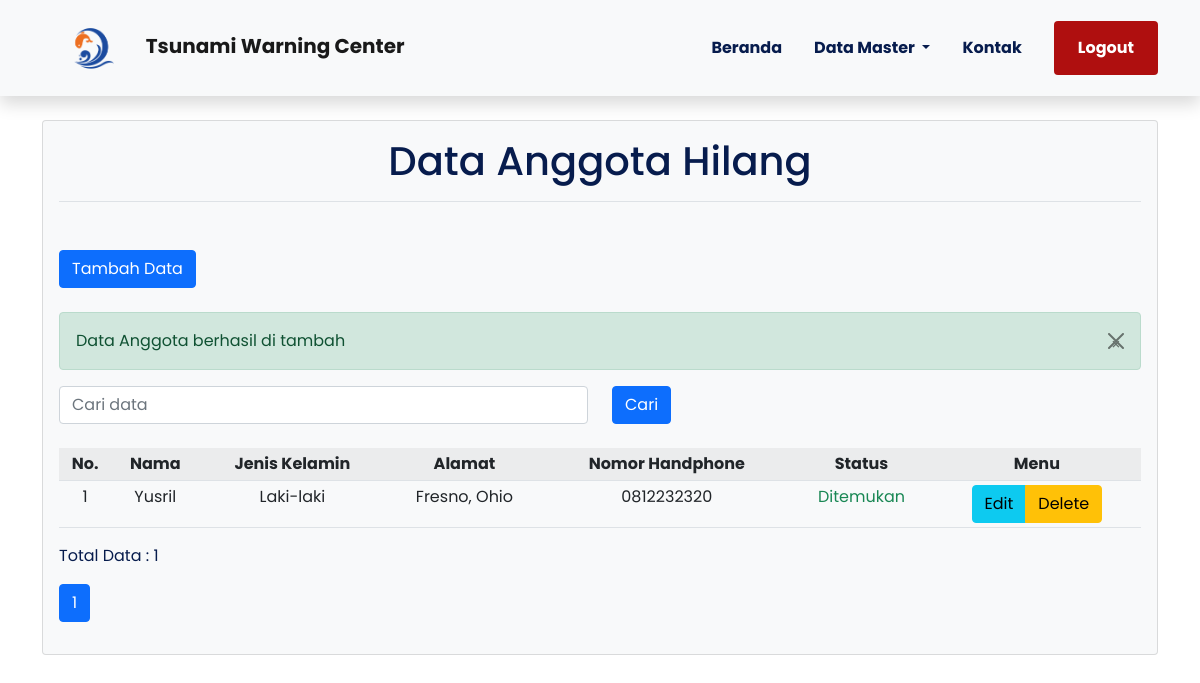
The page /Backend/temukan.php?tambah=sukses on the database its author committed.
### tables this page shows
CREATE TABLE `hilang` (
  `id` int(11) NOT NULL,
  `nama` varchar(255) NOT NULL,
  `jk` enum('L','P') NOT NULL,
  `alamat` varchar(255) NOT NULL,
  `telp` varchar(15) NOT NULL,
  `status` int(11) NOT NULL
);

### Backend/temukan.php (the view, shortened to what this page needs)
<?php
require 'koneksi.php';
?>
<!doctype html>
<html lang="en">
<head>
    <link rel="stylesheet" href="libraries/bootstrap/css/bootstrap.css">
    <link rel="stylesheet" href="style/main.css">
</head>
<body>
    <?php include 'layout/navbar.php' ?>
    <main>
        <div class="container" style="margin-top: 120px;">
            <div class="card bg-light">
                <div class="card-body">
                    <h1 class="text-center">Data Anggota Hilang</h1>
                    <div class="border-bottom mt-3 mb-5"></div>
                    <a href="temukan_tambah.php" class="btn btn-primary mb-4">Tambah Data</a>
                    <?php
                    if (@$_GET['tambah'] == 'sukses') {
                        $color = 'success';
                        $msg = 'Data Anggota berhasil di tambah';
                    } elseif (@$_GET['update'] == 'sukses') {
                        $color = 'info';
                        $msg = 'Data Anggota berhasil di ubah';
                    } elseif (@$_GET['delete'] == 'sukses') {
                        $color = 'danger';
                        $msg = 'Data Anggota berhasil di hapus';
                    } else {
                        $msg = '';
                    }
                    $limit = 4;
                    if (@$_GET['hal'] == '') {
                        $offset = 0;
                        $hal = 1;
                    } else {
                        $offset = ($_GET['hal'] - 1) * $limit;
                        $hal = $_GET['hal'];
                        $no = $offset + 1;
                    }
                    if (@$_POST['cari']) {
                      $cari = $_POST['cari'];
                      $hilang = mysqli_query($konek, "SELECT * FROM hilang WHERE
                      nama LIKE '%$cari%'
                      OR alamat LIKE '%$cari%'
                      OR telp LIKE '%$cari%'
                      ORDER BY nama ASC ") or die(mysqli_error($konek));
                    } else {
                        $hilang = mysqli_query($konek, "SELECT * FROM hilang ORDER BY nama ASC  LIMIT $offset, $limit") or die(mysqli_error($konek));
                    }
                    ?>
                    <?php
                    if ($msg != '') { ?>
                        <div class="alert alert-<?= $color ?> alert-dismissible fade show" role="alert">
                            <?= $msg ?>
                            <button type="button" class="btn-close" data-bs-dismiss="alert" aria-label="Close">
                                <span aria-hidden="true">&times;</span>
                            </button>
                        </div>
                    <?php } ?>
                    <form action="" method="post">
                        <div class="form-row align-items-center">
                            <div class="row">
                                <div class="col-6">
                                    <input type="text" name="cari" class="form-control mb-2" id="cari" placeholder="Cari data">
                                </div>
                                <div class="col-6">
                                    <button class="btn btn-primary mb-2" type="submit">Cari</button>
                                </div>
                            </div>
                        </div>
                    </form>
                    <table class="table table-sm table-striped align-item-center text-center mt-3">
                        <tr>
                            <th>No.</th>
                            <th>Nama</th>
                            <th>Jenis Kelamin</th>
                            <th>Alamat</th>
                            <th>Nomor Handphone</th>
                            <th>Status</th>
                            <th>Menu</th>
                        </tr>
                        <?php
                        $hilang_tot = mysqli_query($konek, "SELECT * FROM hilang") or die(mysqli_error($konek));
                        $no = 1;
                        $total = mysqli_num_rows($hilang_tot);
                        foreach ($hilang as $row) : {
                                $jk = ($row['jk'] == 'L') ? 'Laki-laki' : 'Perempuan';
                        ?>
                                <tr>
                                    <td><?= $no ?></td>
                                    <td><?= $row["nama"] ?></td>
                                    <td><?= $jk ?></td>
                                    <td><?= $row["alamat"] ?></td>
                                    <td><?= $row["telp"] ?></td>
                                    <td>
                                        <?php
                                            if($row['status']=="0"){
                                                echo "<div class='text-danger' role='status'>
                                                    <span class='visually'>Hilang</span>
                                                </div>";
                                            }else if($row['status']=="1"){
                                                echo "<div class='text-info' role='status'>
                                                    <span class='visually'>Proses</span>
                                                </div>";
                                            }else if($row['status']=="2"){
                                                echo "<div class='text-success' role='status'>
                                                    <span class='visually'>Ditemukan</span>
                                                </div>";
                                            }
                                            ?>
                                    </td>
                                    <td>
                                        <div class="btn-group" role="group" aria-label="basic example">
                                            <a href="temukan_tambah.php?id=<?= $row['id']; ?>" class="btn btn-info">Edit</a>
                                            <a href="funct.php?id=<?= $row['id']; ?>" class="btn btn-warning" onclick="return confirm('Apakah Anda yakin ingin menghapus data ini?')">Delete</a>
                                        </div>
                                    </td>
                                </tr>
                            <?php $no++;
                            } ?>
                        <?php endforeach ?>
                    </table>
                    <p>Total Data : <?= $total; ?></p>
                    <nav aria-label="Page navigation example">
                        <ul class="pagination">
                            <?php
                            $jml_hal = ceil($total / $limit);
                            for ($i = 1; $i <= $jml_hal; $i++) {
                                if ($i != $hal) {
                            ?>
                                    <li class="page-item">
                                        <a href="temukan.php?hal=<?= $i ?>" class="page-link"><?= $i ?></a>
                                    </li>
                                <?php
                                } else {
                                ?>
                                    <li class="page-item active">
                                        <a class="page-link"><?= $i ?></a>
                                    </li>
                            <?php
                                }
                            }
                            ?>
                        </ul>
                    </nav>
                </div>
            </div>
        </div>
    </main>
</body>
</html>

### Backend/style/main.css (style rules this page uses)
body { background-color: #ffffff; font-family: "poppins", sans-serif; color: #071C4D; }

### rows shown on the page
hilang: nama "Yusril", jk "Laki-laki", alamat "Fresno, Ohio", telp "0812232320", status "Ditemukan"

### other values the page prints
$msg "Data Anggota berhasil di tambah"
$total "1"
